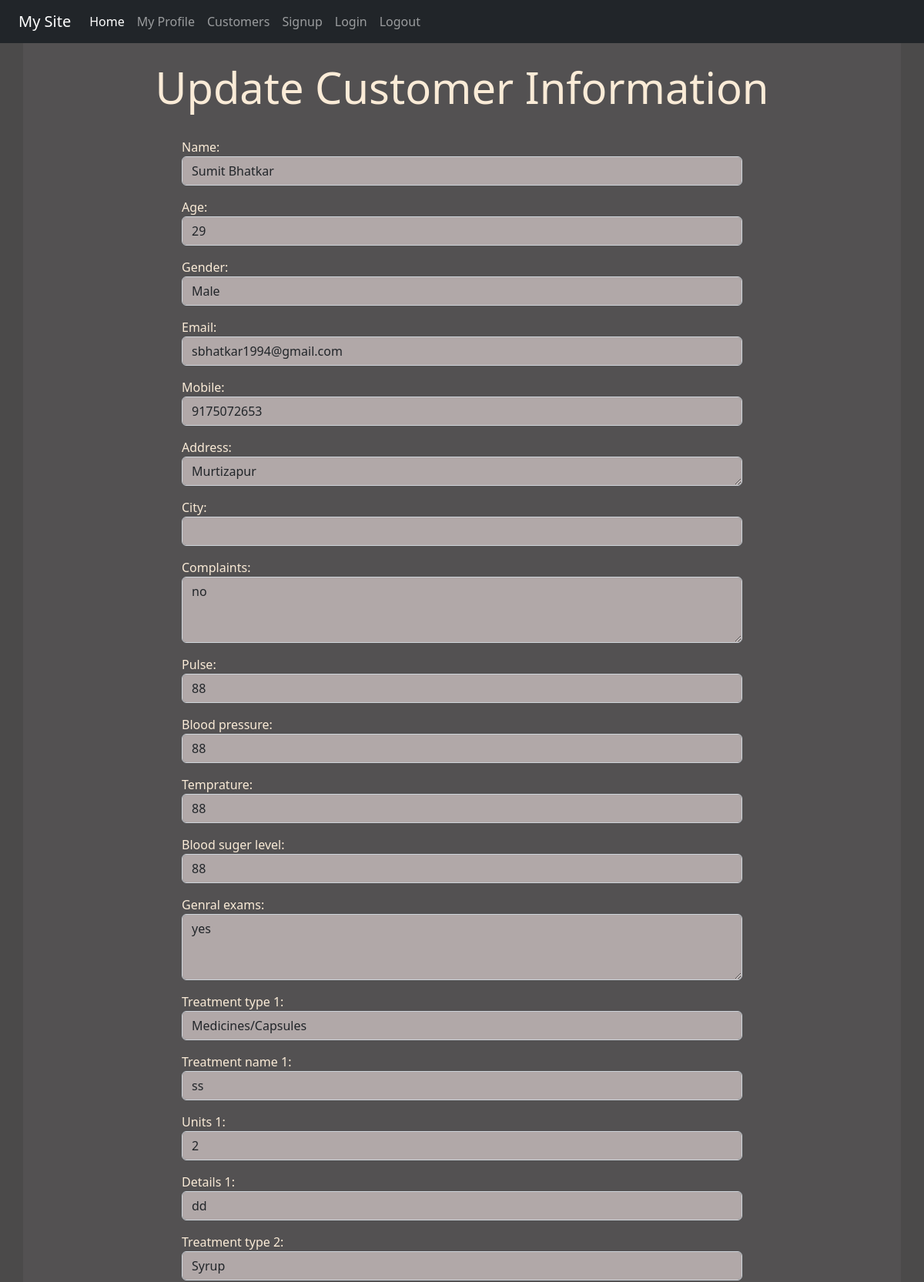
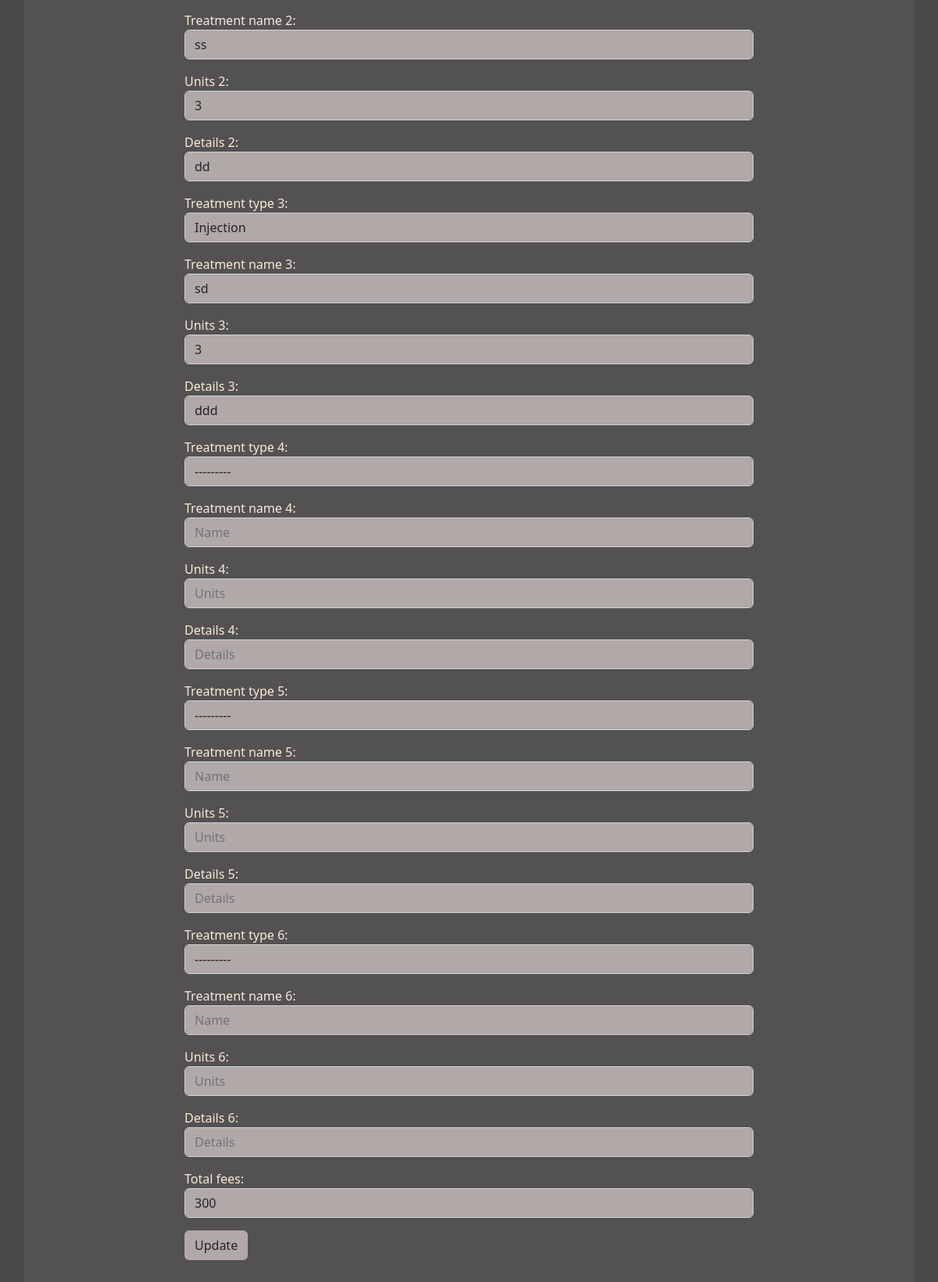
Screenshot of /viewdata/6 (signed in) with the database file from the repository (2 pictures, top to bottom).
### reg/models.py (models this page shows, shortened)
class Customer(models.Model):
    Treatment_Choices = (
        ('Injection','Injection'),('Medicines/Capsules','Medicines/Capsules'),('Syrup' , 'Syrup'),('Tube','Tube')
        )
    GENDER_CHOICES = (
        ('M', 'Male'),
        ('F', 'Female'),
        ('T', 'Transgender')
    )
    created_at = models.DateField(auto_now_add=True, null=True)
    name = models.CharField(max_length=25,blank=True,null=True)
    age = models.IntegerField(blank=True,null=True)
    gender = models.CharField(max_length=1, choices=GENDER_CHOICES,blank=True,null=True)
    email = models.EmailField(max_length=25,blank=True,null=True)
    mobile = models.IntegerField(blank=True,null=True)
    address = models.CharField(max_length=100,blank=True,null=True)
    city = models.CharField(max_length=10,blank=True,null=True)
    complaints = models.CharField(max_length=100,blank=True,null=True)
    pulse = models.CharField(max_length=10,blank=True,null=True)
    blood_pressure = models.CharField(max_length=10,blank=True,null=True)
    temprature = models.CharField(max_length=10,blank=True,null=True)
    blood_suger_level = models.CharField(max_length=10,blank=True,null=True)
    genral_exams = models.CharField(max_length=100,null=True,blank=True)
    treatment_type_1 = models.CharField(max_length=100, choices=Treatment_Choices,blank=True,null=True)
    treatment_name_1 = models.CharField(max_length=100,blank=True,null=True)
    units_1 = models.IntegerField(blank=True,null=True)
    details_1 = models.CharField(max_length=90,blank=True,null=True)
    treatment_type_2 = models.CharField(max_length=100, choices=Treatment_Choices,blank=True,null=True)
    treatment_name_2 = models.CharField(max_length=100,blank=True)
    units_2 = models.IntegerField(blank=True,null=True)
    details_2 = models.CharField(max_length=90,blank=True)
    treatment_type_3 = models.CharField(max_length=100, choices=Treatment_Choices,blank=True,null=True)
    treatment_name_3 = models.CharField(max_length=100,blank=True,null=True)
    units_3 = models.IntegerField(blank=True,null=True)
    details_3 = models.CharField(max_length=90,blank=True,null=True)
    treatment_type_4 = models.CharField(max_length=100, choices=Treatment_Choices,blank=True,null=True)
    treatment_name_4 = models.CharField(max_length=100,blank=True,null=True)
    units_4 = models.IntegerField(blank=True,null=True)
    details_4 = models.CharField(max_length=90,blank=True)
    treatment_type_5 = models.CharField(max_length=100, choices=Treatment_Choices,blank=True,null=True)
    treatment_name_5 = models.CharField(max_length=100,blank=True,null=True)
    units_5 = models.IntegerField(blank=True,null=True)
    details_5 = models.CharField(max_length=90,blank=True,null=True)
    treatment_type_6 = models.CharField(max_length=100, choices=Treatment_Choices,blank=True,null=True)
    treatment_name_6 = models.CharField(max_length=100,blank=True,null=True)
    units_6 = models.IntegerField(blank=True,null=True)
    details_6 = models.CharField(max_length=90,blank=True,null=True)
    total_fees = models.PositiveIntegerField(blank=True, null=True)
    class Meta:
        ordering = ['name']

### reg/views.py (the view)
# urls.py: path('viewdata/<int:id>', views.View_data, name='viewdata'),
def View_data(request,id):
    if request.user.is_authenticated:
        pi = Customer.objects.get(pk=id)
        fmm = CustomerReg(instance=pi)
        return render(request, 'reg/updatecustomer.html',{'formm':fmm, 'id':id})
    else:
        return HttpResponseRedirect('/login/')

### reg/templates/reg/updatecustomer.html (shortened to what this page needs)
{% extends 'reg/base.html' %}
{% block content %}
<div class="jumbotron jumbotron-fluid jumbo-color">
    <div class="container">
        <br>
        <h1 class="text-center display-4 font-weight-bold">Update Customer Information </h1>
        <br>
        <div class="col-sm-8 offset-2">
            <form action="{% url 'updatedata' id %}" method="POST">
                {{formm.as_p}}
                <input type="submit" class="btn btnnn" value="Update">
            </form>
            <br>
            <br>
        </div>
    </div>
</div>
    {% endblock content %}

### reg/static/reg/css/style.css (style rules this page uses)
body { background-color:rgb(75,74,74); color: antiquewhite; }
.jumbo-color { background-color:rgb(83,81,82); }
.form-control { background-color: rgb(177, 168, 168); }
.btnnn { background-color: rgb(177, 168, 168) }

### rows the page displays
Customer: name "Sumit Bhatkar", age "29", gender "Male", email "sbhatkar1994@gmail.com", mobile "9175072653", address "Murtizapur", complaints "no", pulse "88", blood_pressure "88", temprature "88", blood_suger_level "88", genral_exams "yes", treatment_type_1 "Medicines/Capsules", treatment_name_1 "ss", units_1 "2", details_1 "dd", treatment_type_2 "Syrup", treatment_name_2 "ss", units_2 "3", details_2 "dd", treatment_type_3 "Injection", treatment_name_3 "sd", units_3 "3", details_3 "ddd", treatment_type_4 "---------", treatment_type_5 "---------", treatment_type_6 "---------", total_fees "300"
